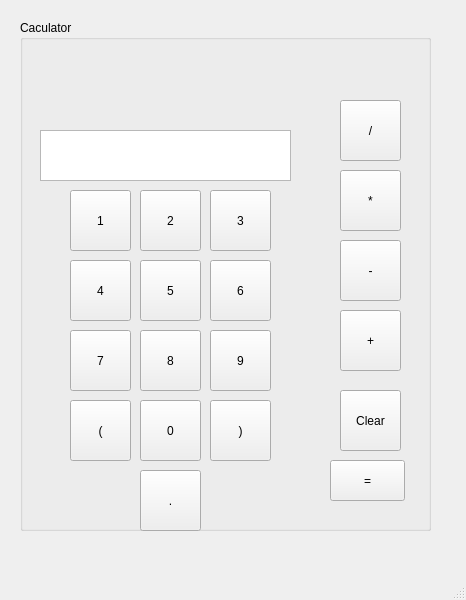
<?xml version="1.0" encoding="UTF-8"?>
<ui version="4.0">
 <class>MainWindow</class>
 <widget class="QMainWindow" name="MainWindow">
  <property name="geometry">
   <rect>
    <x>0</x>
    <y>0</y>
    <width>466</width>
    <height>600</height>
   </rect>
  </property>
  <property name="windowTitle">
   <string>MainWindow</string>
  </property>
  <widget class="QWidget" name="centralwidget">
   <widget class="QGroupBox" name="groupBox">
    <property name="geometry">
     <rect>
      <x>20</x>
      <y>20</y>
      <width>411</width>
      <height>511</height>
     </rect>
    </property>
    <property name="title">
     <string>Caculator</string>
    </property>
    <widget class="QPushButton" name="pushButton_15">
     <property name="geometry">
      <rect>
       <x>320</x>
       <y>370</y>
       <width>61</width>
       <height>61</height>
      </rect>
     </property>
     <property name="text">
      <string>Clear</string>
     </property>
    </widget>
    <widget class="QPushButton" name="pushButton_10">
     <property name="geometry">
      <rect>
       <x>120</x>
       <y>380</y>
       <width>61</width>
       <height>61</height>
      </rect>
     </property>
     <property name="text">
      <string>0</string>
     </property>
    </widget>
    <widget class="QPushButton" name="pushButton_7">
     <property name="geometry">
      <rect>
       <x>50</x>
       <y>310</y>
       <width>61</width>
       <height>61</height>
      </rect>
     </property>
     <property name="text">
      <string>7</string>
     </property>
    </widget>
    <widget class="QPushButton" name="pushButton">
     <property name="geometry">
      <rect>
       <x>50</x>
       <y>170</y>
       <width>61</width>
       <height>61</height>
      </rect>
     </property>
     <property name="text">
      <string>1</string>
     </property>
    </widget>
    <widget class="QPushButton" name="pushButton_13">
     <property name="geometry">
      <rect>
       <x>320</x>
       <y>220</y>
       <width>61</width>
       <height>61</height>
      </rect>
     </property>
     <property name="text">
      <string>-</string>
     </property>
    </widget>
    <widget class="QPushButton" name="pushButton_2">
     <property name="geometry">
      <rect>
       <x>120</x>
       <y>170</y>
       <width>61</width>
       <height>61</height>
      </rect>
     </property>
     <property name="text">
      <string>2</string>
     </property>
    </widget>
    <widget class="QPushButton" name="pushButton_4">
     <property name="geometry">
      <rect>
       <x>50</x>
       <y>240</y>
       <width>61</width>
       <height>61</height>
      </rect>
     </property>
     <property name="text">
      <string>4</string>
     </property>
    </widget>
    <widget class="QPushButton" name="pushButton_9">
     <property name="geometry">
      <rect>
       <x>190</x>
       <y>310</y>
       <width>61</width>
       <height>61</height>
      </rect>
     </property>
     <property name="text">
      <string>9</string>
     </property>
    </widget>
    <widget class="QPushButton" name="pushButton_3">
     <property name="geometry">
      <rect>
       <x>190</x>
       <y>170</y>
       <width>61</width>
       <height>61</height>
      </rect>
     </property>
     <property name="text">
      <string>3</string>
     </property>
    </widget>
    <widget class="QPushButton" name="pushButton_6">
     <property name="geometry">
      <rect>
       <x>190</x>
       <y>240</y>
       <width>61</width>
       <height>61</height>
      </rect>
     </property>
     <property name="text">
      <string>6</string>
     </property>
    </widget>
    <widget class="QPushButton" name="pushButton_14">
     <property name="geometry">
      <rect>
       <x>320</x>
       <y>290</y>
       <width>61</width>
       <height>61</height>
      </rect>
     </property>
     <property name="text">
      <string>+</string>
     </property>
    </widget>
    <widget class="QPushButton" name="pushButton_5">
     <property name="geometry">
      <rect>
       <x>120</x>
       <y>240</y>
       <width>61</width>
       <height>61</height>
      </rect>
     </property>
     <property name="text">
      <string>5</string>
     </property>
    </widget>
    <widget class="QPushButton" name="pushButton_11">
     <property name="geometry">
      <rect>
       <x>320</x>
       <y>80</y>
       <width>61</width>
       <height>61</height>
      </rect>
     </property>
     <property name="text">
      <string>/</string>
     </property>
    </widget>
    <widget class="QPushButton" name="pushButton_12">
     <property name="geometry">
      <rect>
       <x>320</x>
       <y>150</y>
       <width>61</width>
       <height>61</height>
      </rect>
     </property>
     <property name="text">
      <string>*</string>
     </property>
    </widget>
    <widget class="QPushButton" name="pushButton_8">
     <property name="geometry">
      <rect>
       <x>120</x>
       <y>310</y>
       <width>61</width>
       <height>61</height>
      </rect>
     </property>
     <property name="text">
      <string>8</string>
     </property>
    </widget>
    <widget class="QPushButton" name="pushButton_16">
     <property name="geometry">
      <rect>
       <x>310</x>
       <y>440</y>
       <width>75</width>
       <height>41</height>
      </rect>
     </property>
     <property name="text">
      <string>=</string>
     </property>
    </widget>
    <widget class="QTextEdit" name="textEdit">
     <property name="geometry">
      <rect>
       <x>20</x>
       <y>110</y>
       <width>251</width>
       <height>51</height>
      </rect>
     </property>
     <property name="autoFillBackground">
      <bool>false</bool>
     </property>
    </widget>
    <widget class="QPushButton" name="pushButton_17">
     <property name="geometry">
      <rect>
       <x>50</x>
       <y>380</y>
       <width>61</width>
       <height>61</height>
      </rect>
     </property>
     <property name="text">
      <string>(</string>
     </property>
    </widget>
    <widget class="QPushButton" name="pushButton_18">
     <property name="geometry">
      <rect>
       <x>190</x>
       <y>380</y>
       <width>61</width>
       <height>61</height>
      </rect>
     </property>
     <property name="text">
      <string>)</string>
     </property>
    </widget>
    <widget class="QPushButton" name="pushButton_19">
     <property name="geometry">
      <rect>
       <x>120</x>
       <y>450</y>
       <width>61</width>
       <height>61</height>
      </rect>
     </property>
     <property name="text">
      <string>.</string>
     </property>
    </widget>
   </widget>
  </widget>
  <widget class="QMenuBar" name="menubar">
   <property name="geometry">
    <rect>
     <x>0</x>
     <y>0</y>
     <width>466</width>
     <height>21</height>
    </rect>
   </property>
  </widget>
  <widget class="QStatusBar" name="statusbar"/>
 </widget>
 <resources/>
 <connections/>
</ui>
